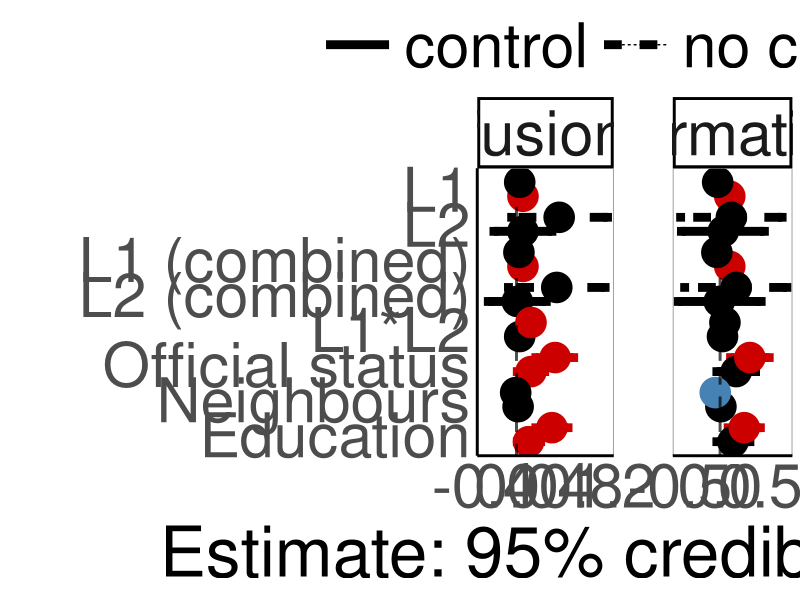
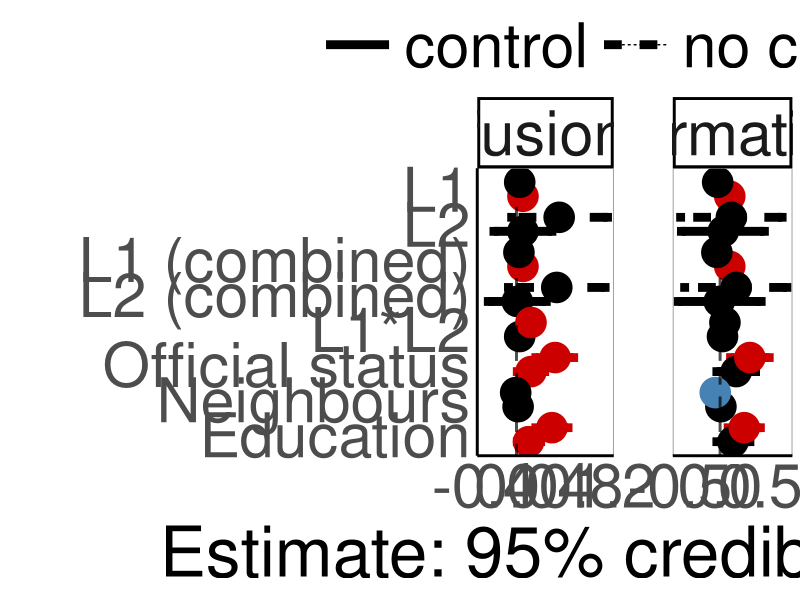
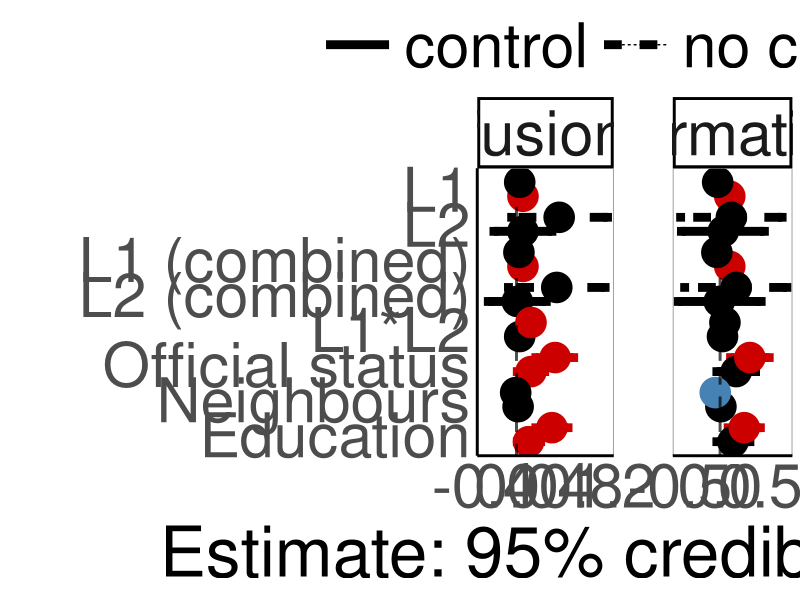
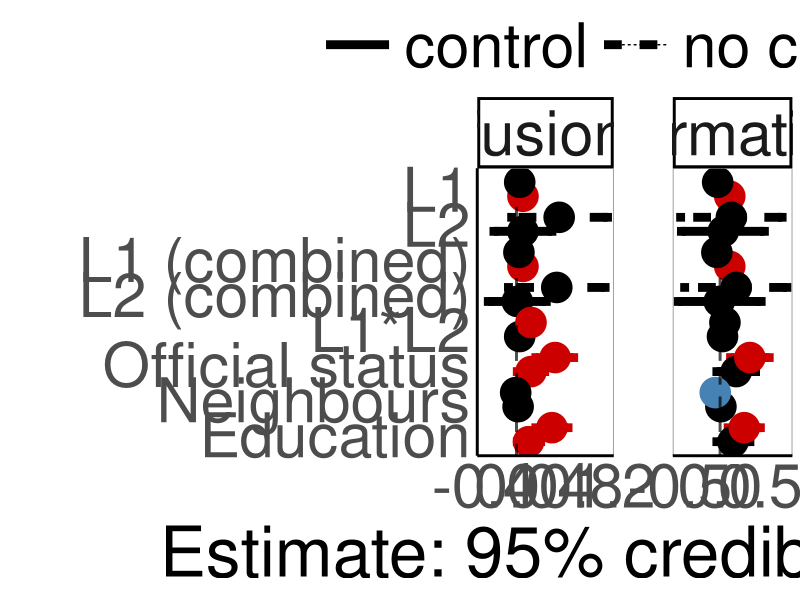
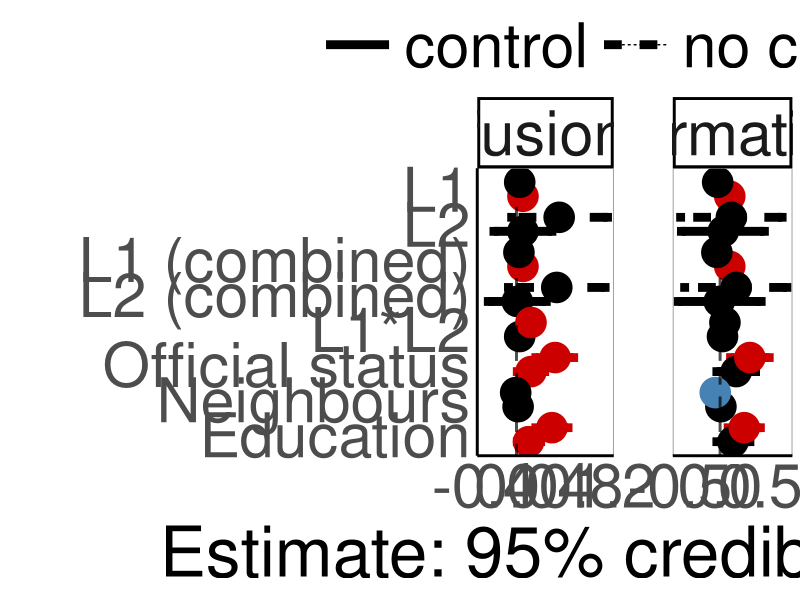
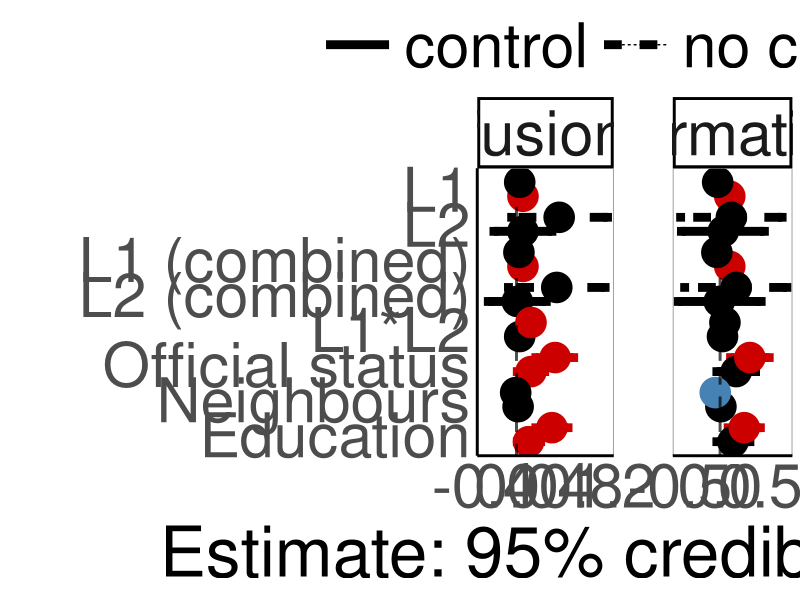
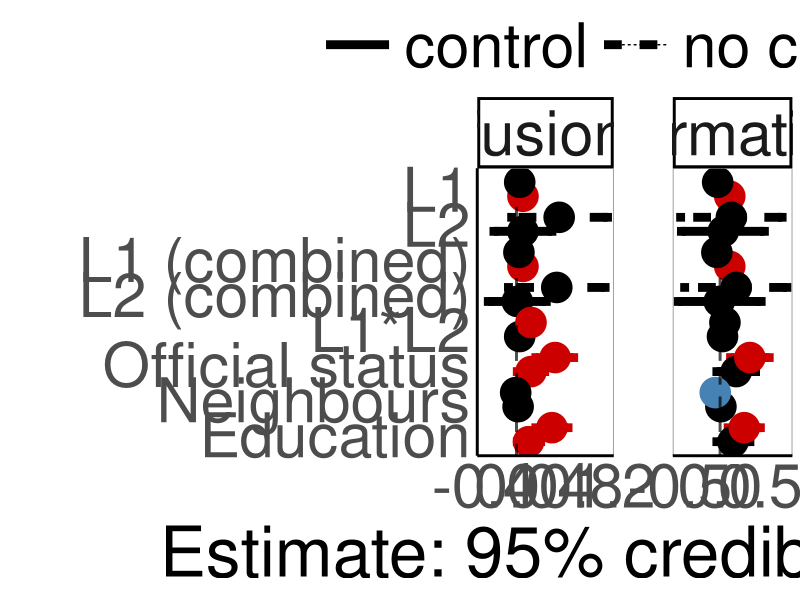
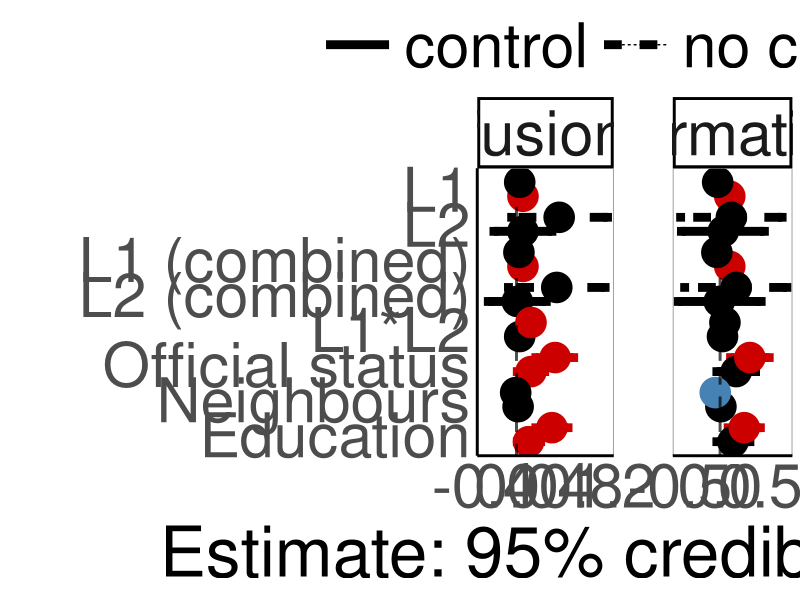

These figures' R source, in order:
suppressPackageStartupMessages({
  library(dplyr)
  library(ggplot2)
})

# script was written by Olena Shcherbakova and modified by Sam Passmore

effs_I <-
  read.csv("output_tables/ effects Informativity_social_models .csv")
effs_I$variable <- "informativity"

effs_B <-
  read.csv("output_tables/ effects Boundness_social_models .csv")
effs_B$variable <- "fusion"

effs_B <- effs_B %>%
  rename(lower = 2,
         upper = 4,
         mean = 3)

effs_I <- effs_I %>%
  rename(lower = 2,
         upper = 4,
         mean = 3)

effs_1 <- as.data.frame(rbind(effs_B, effs_I))

effs_1$control <- "yes"

effs_I <-
  read.csv("output_tables/ effects Informativity_social_only_models .csv")
effs_I$variable <- "informativity"

effs_B <-
  read.csv("output_tables/ effects Boundness_social_only_models .csv")
effs_B$variable <- "fusion"

effs_B <- effs_B %>%
  rename(lower = 2,
         upper = 4,
         mean = 3)

effs_I <- effs_I %>%
  rename(lower = 2,
         upper = 4,
         mean = 3)

effs_2 <- as.data.frame(rbind(effs_B, effs_I))
effs_2$control <- "no"

effs_1 <- effs_1 %>%
  rename(lower = 2,
         upper = 4,
         mean = 3)

effs_2 <- effs_2 %>%
  rename(lower = 2,
         upper = 4,
         mean = 3)

effs <- as.data.frame(rbind(effs_1, effs_2))

effs_main <- effs %>%
  rename(lower = 2,
         upper = 4,
         mean = 3) %>%
  filter(!grepl("nonlinear", model)) %>%
  filter(!grepl("SD", effect)) %>%
  filter(!grepl("Intercept", effect))


#removing "(linear)" part within the model column
effs_main$model <- gsub("(\\s*\\(\\w+\\))", "", effs_main$model)

#adding "combined" after L1/L1 proportion where applicable
effs_main$effect <-
  ifelse(
    grepl("L1 speakers\\+", effs_main$model),
    paste(effs_main$effect, "(combined)"),
    effs_main$effect
  )

effs_main <- effs_main %>%
  mutate(
    effect = dplyr::recode(
      effect,
      "L2 proportion (combined)" = "L2 (combined)",
      "L1*L2 proportion" = "L1*L2",
      "L2 proportion" = "L2"
    )
  )

eff_main_plot_df = effs_main %>%
  as.data.frame() %>%
  mutate_if(is.character, as.factor) %>%
  mutate(effect = factor(
    effect,
    levels = c(
      "Education",
      "Neighbours",
      "Official status",
      "L1*L2",
      "L2 (combined)",
      "L1 (combined)",
      "L2",
      "L1"
    )
  )) %>%
  mutate(importance = case_when((lower < 0 &
                                   upper < 0)  ~ "negative",
                                (lower > 0 &
                                   upper > 0)  ~ "positive",
                                (lower < 0 & upper > 0) |
                                  (lower < 0 &
                                     upper == 0) |
                                  (lower == 0 & upper > 0) ~ "no"
  )) %>%
  mutate(importance = as.factor(importance)) %>%
  mutate(importance = factor(
    importance,
    levels = c("no", "positive", "negative"),
    ordered = TRUE
  )) %>% 
  mutate(control = if_else(control == "yes", "control", "no control")) %>% 
  mutate(control = factor(control, levels = c("control", "no control"), ordered = TRUE))

dodge_width <- 0.8

effs_main_plot_bw <- ggplot(eff_main_plot_df,
                            aes(
                              y = effect,
                              x = mean,
                              linetype = control,
                              color = importance
                            )) +
  geom_errorbar(
    aes(xmin = lower, xmax = upper),
    width = 0.5,
    linewidth = 3,
    position = position_dodge(width = dodge_width)
  ) +
  geom_point(size = 10,
             position = position_dodge(width = dodge_width)) +
  geom_line(position = position_dodge(width = dodge_width)) +
  geom_vline(
    aes(xintercept = 0),
    linetype = 2,
    linewidth = 1,
    alpha = 0.7
  ) +
  scale_color_manual(values = c("black", "red3", "steelblue")) +
  ylab("") +
  xlab("Estimate: 95% credible interval") +
#  theme_light() +
  theme_minimal() +
facet_grid(. ~ variable, scales = "free_x", space = "free") +
  theme(
    text = element_text(size = 55), # face = "bold"),
#    legend.text = element_text(size = 25),
    axis.title = element_text(size = 50),
#    legend.title = element_text(size = 25),
#    strip.text.x = element_text(size = 25),
    legend.spacing.y = unit(2.7, 'cm'),
    legend.key.width = unit(2, 'cm'),
    legend.direction = "horizontal",
    legend.position = "top",
    legend.title = element_blank(),
    axis.line = element_line(linewidth = 1),
    strip.background = element_rect(color = "black", linewidth = 2),
    panel.spacing.x = unit(15, "mm"),
    panel.grid = element_blank(),
    panel.border = element_rect(color = "gray 50", fill = NA)
  ) +
  guides(color = "none")


effs_main_plot_bw

ggsave(
  file = "output/effects_plot.png",
  plot = effs_main_plot_bw,
  height = 24,
  width = 30,
  dpi = 400
)


ggsave(
  file = "output/effects_plot.tiff",
  plot = effs_main_plot_bw,
  height = 22,
  width = 36,
  dpi = 400
)

effs_main_plot_bw
ggsave(
  file = "output/effects_plot.svg",
  plot = effs_main_plot_bw,
  height = 22,
  width = 36,
  dpi = 600
)

effs_main_plot_bw
ggsave(
  file = "output/effects_plot.pdf",
  plot = effs_main_plot_bw,
  height = 22,
  width = 36,
  dpi = 600
)

effs_main_plot_bw
ggsave(
  file = "output/effects_plot.jpeg",
  plot = effs_main_plot_bw,
  height = 22,
  width = 36,
  dpi = 600
)
